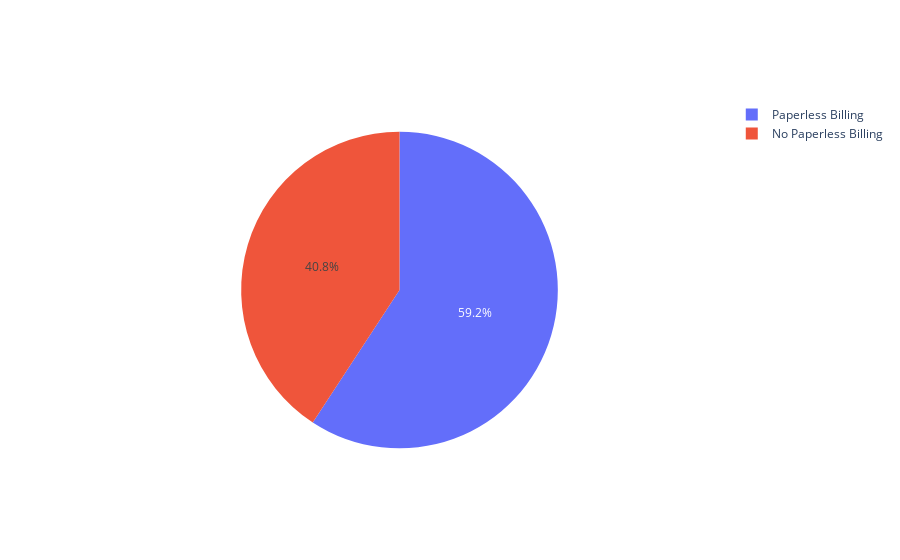

Notebook code for this chart:
### Markdown cell above
# b. Monthly billings

### Code cell
data = telcom['PaperlessBilling']
labels = ['Paperless Billing', 'No Paperless Billing']
values = [4172, 2872]

# pull is given as a fraction of the pie radius
fig = go.Figure(data=[go.Pie(labels=labels, values=values, pull=[0, 0, 0.2, 0])])
fig.show()

### Figure 1 — Plotly figure (JSON) as saved in the notebook; plotly's stock layout.template omitted (floating-point values rounded to 4 significant figures)
{"data": [{"labels": ["Paperless Billing", "No Paperless Billing"], "pull": [0, 0, 0.2, 0], "type": "pie", "values": [4172, 2872]}], "layout": {}}
